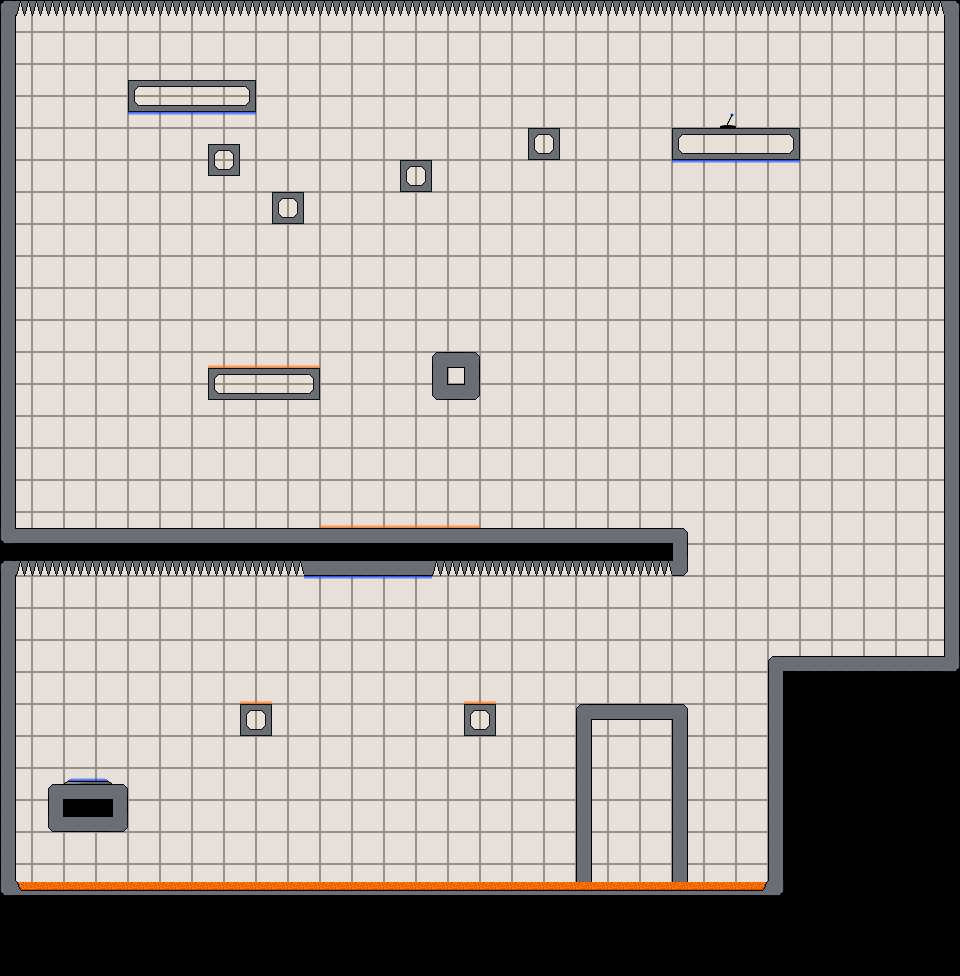

A level layout from a 2D game, rendered from its tile map. Below: a short description, then the map file with tile-grid data replaced by summaries:
An orthogonal 60x61 tile map with 16x16 px tiles, 8 tile layers (background, walls, switches, gravTiles, ...) and 1 object (spawnPoint1).

<map version="1.0" orientation="orthogonal" width="60" height="61" tilewidth="16" tileheight="16">
 <tileset firstgid="1" name="interiorTileset" tilewidth="16" tileheight="16">
  <image source="interiorTileset.png" trans="ff00ff" width="144" height="64" />
 </tileset>
 <layer name="background" width="60" height="61">
  <data>[3660 cells, 3660 non-empty, 5 distinct tile ids]</data>
 </layer>
 <layer name="walls" width="60" height="61">
  <data>[3660 cells, 341 non-empty, 16 distinct tile ids]</data>
 </layer>
 <layer name="switches" width="60" height="61">
  <data>[3660 cells, 1 non-empty, 1 distinct tile ids]</data>
 </layer>
 <layer name="gravTiles" width="60" height="61">
  <data>[3660 cells, 45 non-empty, 2 distinct tile ids]</data>
 </layer>
 <objectgroup name="spawnPoint" width="60" height="61">
  <object name="spawnPoint1" x="455" y="322" />
 </objectgroup>
 <layer name="acid" width="60" height="61">
  <data>[3660 cells, 188 non-empty, 4 distinct tile ids]</data>
 </layer>
 <layer name="exit" width="60" height="61">
  <data>[3660 cells, 1 non-empty, 1 distinct tile ids]</data>
 </layer>
 <layer name="exitDummyTiles" width="60" height="61">
  <data>[3660 cells, 2 non-empty, 2 distinct tile ids]</data>
 </layer>
 <layer name="spikes" width="60" height="61">
  <data>[3660 cells, 88 non-empty, 1 distinct tile ids]</data>
 </layer>
</map>
